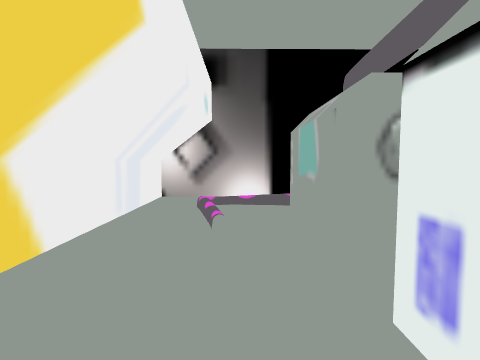
View 1 (above)

19 first-person views from a walk through a 3-D level made in the Godot game engine. The camera is 1.5 m above the floor, tilts 4° down and sees 80° across. The floor is counted in squares, 1 m on a side. Each view is taken from the middle of a square. On the plan, view 1 faces up. The plan holds only what a view shows up to about 14 squares ahead; the rest is blank. The place goes on beyond the plan. Characters and animated objects are left out.

View 2
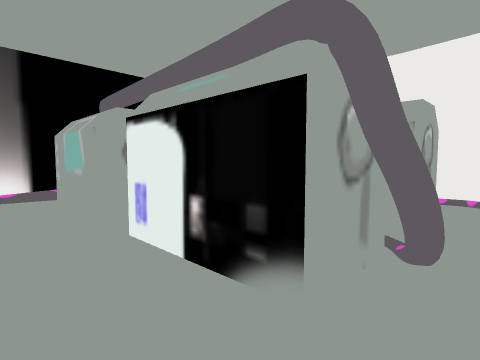

View 3
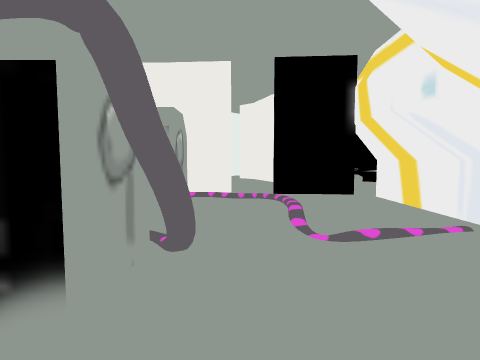

View 4
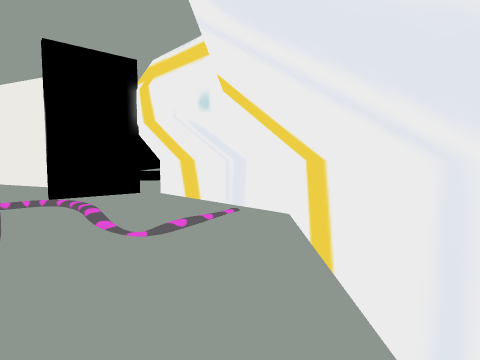

View 5
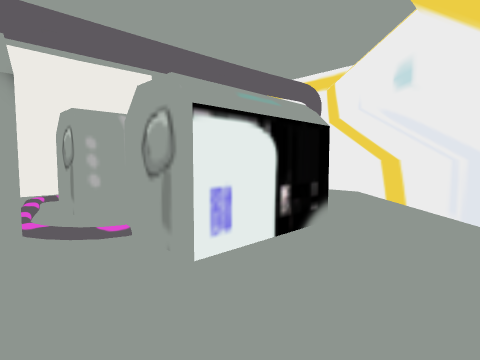

View 6
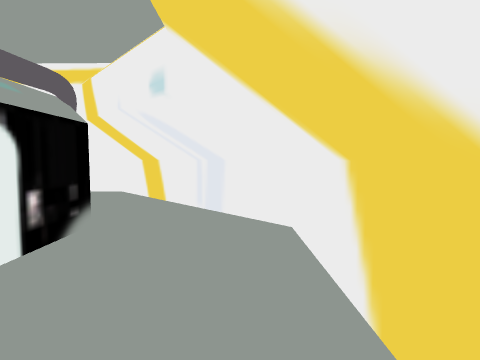

View 7
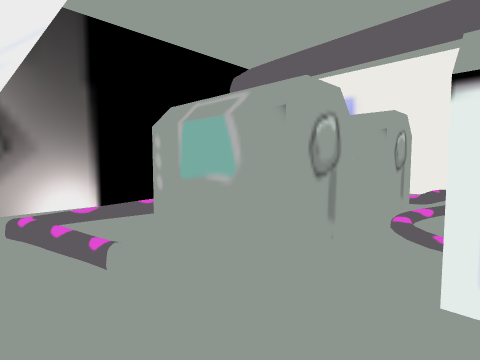

View 8
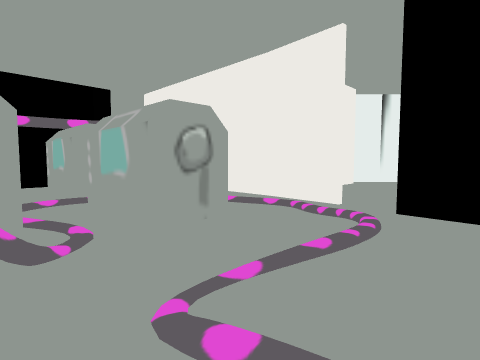

View 9
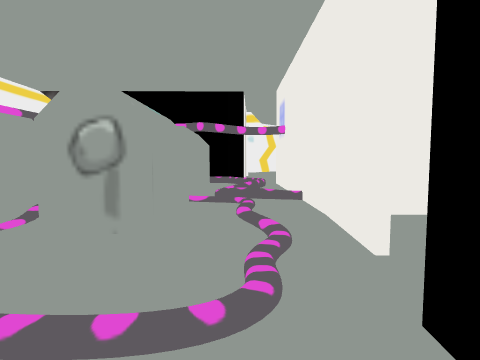

View 10
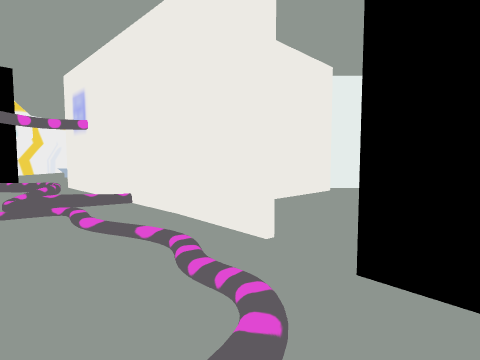

View 11
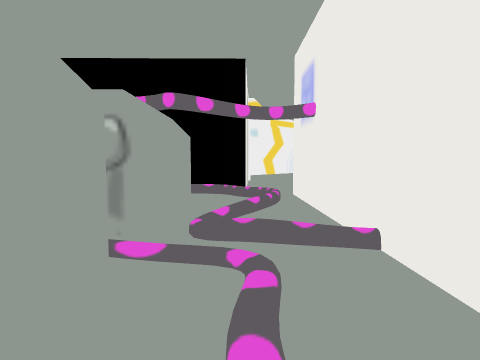

View 12
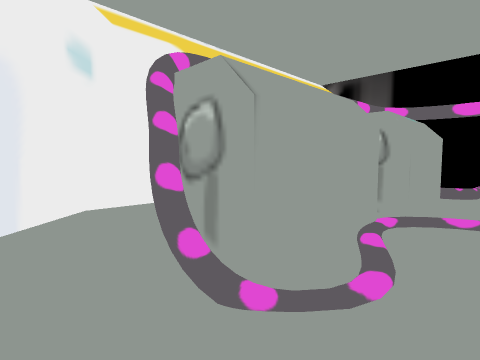

View 13
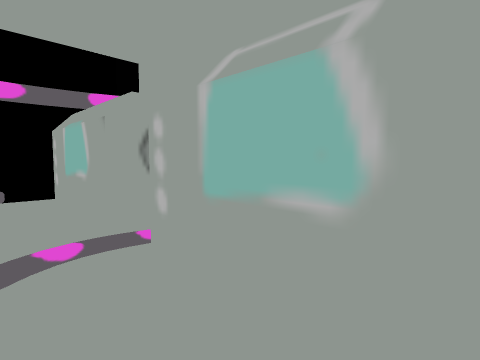

View 14
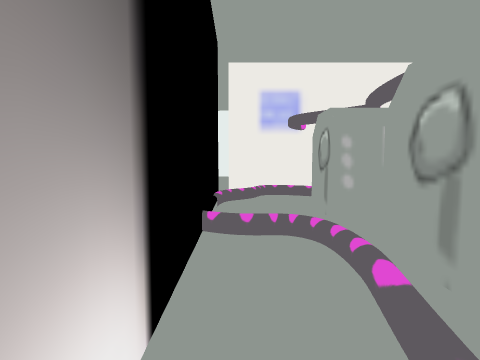

View 15
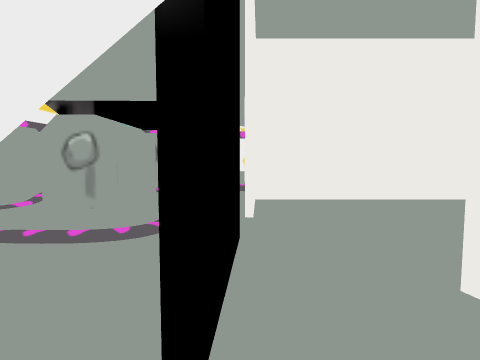

View 16
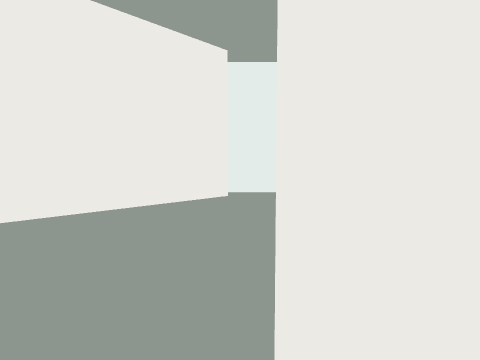

View 17
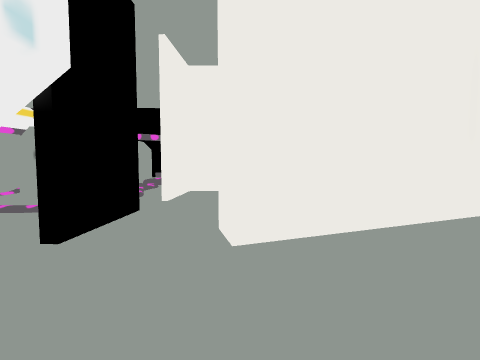

View 18
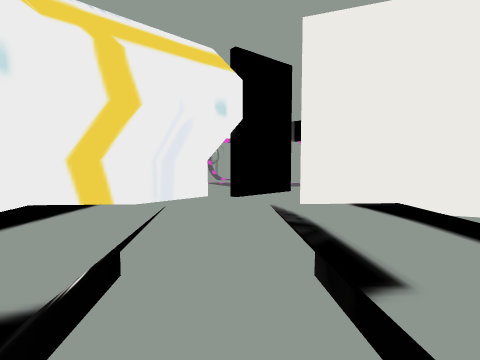

View 19
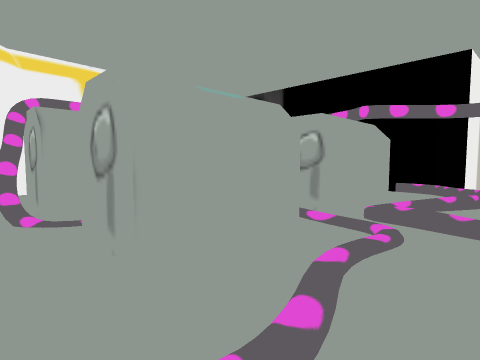

### Floor plan
Key: @ floor where view 1 was taken; # wall or solid block; . main floor; : floor 0.25 m higher than the main floor; / step, stairs or slope; = window, fence, low wall or low ledge; ^ raised ledge; O other object.
Columns run from 3 left of view 1 to 20 right of it. Each row starts with its distance up from view 1.
 15              #
 14              #
 13              #
 12 ##############
 11 #............O .#
 10 #.............O.#
  9 #....###.###...##
  8 #.O..###.###...#
  7 #....###.###.O.#
  6 #....###.###...#
  5 #....###/###:  #
  4 #......./  ##.O#
  3 #......:.....:.#
  2 #....###.###./.#
  1 #....###.###.//#########
  0 #..@.##..###./.##.......
 -1 #....##..###...#........
 -2 #.....#:.......#........
 -3 ##......................
 -4  ##........//..........
 -5   ##......////.#.....
 -6    ##.......... ...  ###
 -7     ##......... ..####..
 -8      ##...........#.....
 -9       #########........
-10               #.......
-11               #......^^
-12               # ....^^^^
-13               #  ....^^^
-14               #   .^..^^
-15               #  =^^^..^
-16                    ^^^ .

Where each view was taken, in squares from view 1:
view 1: 0 up, 0 right, facing up
view 2: 3 down, 1 left, facing up-right
view 3: 3 down, 1 left, facing right
view 4: 2 down, 1 left, facing down-right
view 5: 5 up, 2 left, facing down-right
view 6: 5 up, 2 left, facing down
view 7: 2 up, 2 left, facing up-right
view 8: 7 down, 3 right, facing up-right
view 9: 7 down, 10 right, facing up
view 10: 6 down, 8 right, facing up-right
view 11: 1 down, 10 right, facing up
view 12: 4 down, 6 right, facing up-left
view 13: 1 down, 4 right, facing up-right
view 14: 11 up, 1 left, facing right
view 15: 10 down, 12 right, facing up
view 16: 8 down, 13 right, facing up-right
view 17: 13 down, 15 right, facing up
view 18: 16 down, 20 right, facing up-left
view 19: 3 down, 12 right, facing up-left
